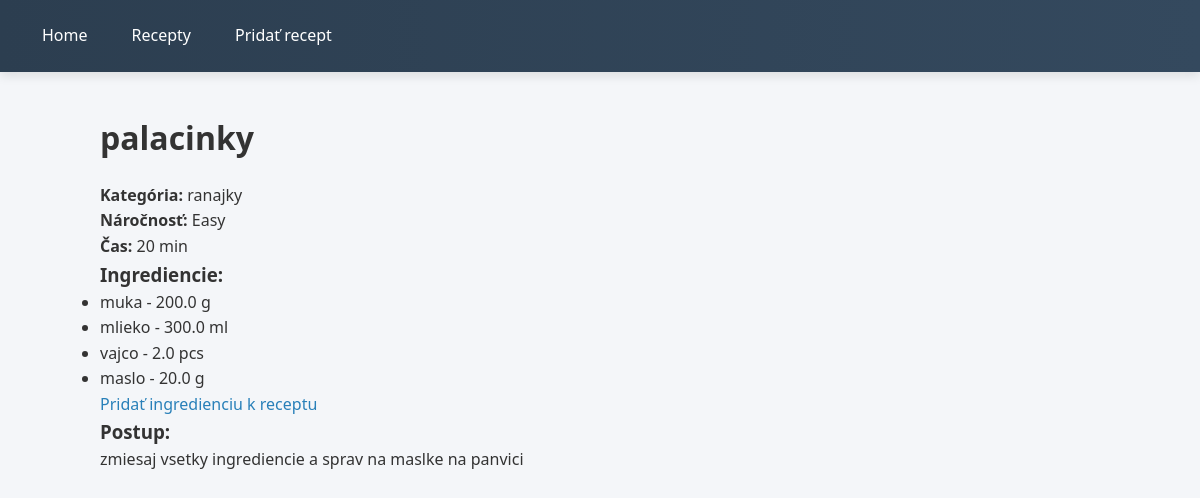
Page /recipes/1/ on the committed database.
### recipes/models.py (models this page shows, shortened)
class Recipe(models.Model):
    DIFFICULTY_CHOICES = [
        ('Easy', 'Easy'),
        ('Medium', 'Medium'),
        ('Hard', 'Hard'),
    ]
    name = models.CharField(max_length=150)
    description = models.TextField()
    procedure = models.TextField()
    prep_time = models.IntegerField()
    difficulty = models.CharField(max_length=20, choices=DIFFICULTY_CHOICES)
    category = models.ForeignKey(Category, on_delete=models.CASCADE)
    favorites = models.ManyToManyField(User, blank=True)

class Category(models.Model):
    name = models.CharField(max_length=100)
    description = models.TextField(blank=True)

class RecipeIngredient(models.Model):
    recipe = models.ForeignKey(Recipe, on_delete=models.CASCADE)
    ingredient = models.ForeignKey(Ingredient, on_delete=models.CASCADE)
    quantity = models.FloatField()
    unit = models.CharField(max_length=30)

class Ingredient(models.Model):
    name = models.CharField(max_length=100)
    description = models.TextField(blank=True)
    allergen_type = models.CharField(max_length=100, blank=True)

### recipes/views.py (the view)
# urls.py: path('recipes/<int:id>/', views.recipe_detail, name='detail'),
def recipe_detail(request, id):
    recipe = get_object_or_404(Recipe, id=id)
    ingredients = RecipeIngredient.objects.filter(recipe=recipe)
    return render(request, 'recipes/detail.html', {
        'recipe': recipe,
        'ingredients': ingredients
    })

### recipes/templates/recipes/detail.html (shortened to what this page needs)
{% extends 'recipes/base.html' %}
{% block content %}
<h1>{{ recipe.name }}</h1>
<p><strong>Kategória:</strong> {{ recipe.category.name }}</p>
<p><strong>Náročnosť:</strong> {{ recipe.difficulty }}</p>
<p><strong>Čas:</strong> {{ recipe.prep_time }} min</p>
<h3>Ingrediencie:</h3>
<ul>
{% for item in ingredients %}
    <li>{{ item.ingredient.name }} - {{ item.quantity }} {{ item.unit }}</li>
{% empty %}
    <li>Žiadne ingrediencie</li>
{% endfor %}
<p>
    <a href="{% url 'add_recipe_ingredient' recipe.id %}">Pridať ingredienciu k receptu</a>
</p>
</ul>
<h3>Postup:</h3>
<p>{{ recipe.procedure }}</p>
{% endblock %}

### recipes/static/recipes/style.css (style rules this page uses)
* { margin: 0; padding: 0; box-sizing: border-box; }
body { font-family: "Segoe UI", Roboto, Arial, sans-serif; background: #f4f6f9; color: #333; line-height: 1.6; }
h1, h2 { margin-bottom: 20px; }
a { color: #2980b9; text-decoration: none; font-weight: 500; }

### rows in the picture
Recipe: name "palacinky", category.name "ranajky", difficulty "Easy", prep_time "20", procedure "zmiesaj vsetky ingrediencie a sprav na maslke na panvici"
RecipeIngredient: ingredient.name "muka", quantity "200.0", unit "g"
RecipeIngredient: ingredient.name "mlieko", quantity "300.0", unit "ml"
RecipeIngredient: ingredient.name "vajco", quantity "2.0", unit "pcs"
RecipeIngredient: ingredient.name "maslo", quantity "20.0", unit "g"
